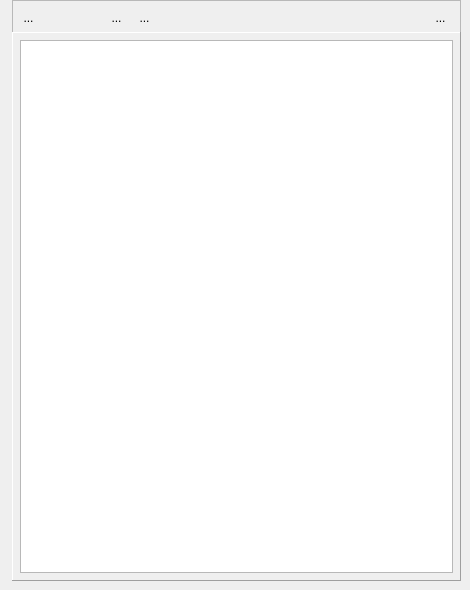
   <widget class="QWidget" name="page_2">
    <widget class="QFrame" name="frame">
     <property name="geometry">
      <rect>
       <x>12</x>
       <y>0</y>
       <width>449</width>
       <height>33</height>
      </rect>
     </property>
     <property name="frameShape">
      <enum>QFrame::StyledPanel</enum>
     </property>
     <property name="frameShadow">
      <enum>QFrame::Raised</enum>
     </property>
     <widget class="QToolButton" name="toolSrcGet">
      <property name="geometry">
       <rect>
        <x>4</x>
        <y>8</y>
        <width>25</width>
        <height>19</height>
       </rect>
      </property>
      <property name="toolTip">
       <string>Select Sources</string>
      </property>
      <property name="text">
       <string>...</string>
      </property>
      <property name="icon">
       <iconset resource="hbide.qrc">
        <normaloff>:/resources/open.png</normaloff>:/resources/open.png</iconset>
      </property>
      <property name="autoRaise">
       <bool>true</bool>
      </property>
     </widget>
     <widget class="QToolButton" name="toolSrcMax">
      <property name="geometry">
       <rect>
        <x>92</x>
        <y>8</y>
        <width>25</width>
        <height>19</height>
       </rect>
      </property>
      <property name="toolTip">
       <string>Expand all sections</string>
      </property>
      <property name="text">
       <string>...</string>
      </property>
      <property name="icon">
       <iconset resource="hbide.qrc">
        <normaloff>:/resources/maximize_all.png</normaloff>:/resources/maximize_all.png</iconset>
      </property>
      <property name="autoRaise">
       <bool>true</bool>
      </property>
     </widget>
     <widget class="QToolButton" name="toolSrcMin">
      <property name="geometry">
       <rect>
        <x>120</x>
        <y>8</y>
        <width>25</width>
        <height>19</height>
       </rect>
      </property>
      <property name="toolTip">
       <string>Collapse all sections</string>
      </property>
      <property name="text">
       <string>...</string>
      </property>
      <property name="icon">
       <iconset resource="hbide.qrc">
        <normaloff>:/resources/minimize_all.png</normaloff>:/resources/minimize_all.png</iconset>
      </property>
      <property name="autoRaise">
       <bool>true</bool>
      </property>
     </widget>
     <widget class="QToolButton" name="toolSrcDel">
      <property name="geometry">
       <rect>
        <x>416</x>
        <y>8</y>
        <width>25</width>
        <height>19</height>
       </rect>
      </property>
      <property name="text">
       <string>...</string>
      </property>
      <property name="icon">
       <iconset resource="hbide.qrc">
        <normaloff>:/resources/dc_delete.png</normaloff>:/resources/dc_delete.png</iconset>
      </property>
      <property name="autoRaise">
       <bool>true</bool>
      </property>
     </widget>
    </widget>
    <widget class="QFrame" name="frameSrc">
     <property name="geometry">
      <rect>
       <x>12</x>
       <y>32</y>
       <width>449</width>
       <height>549</height>
      </rect>
     </property>
     <property name="frameShape">
      <enum>QFrame::Panel</enum>
     </property>
     <property name="frameShadow">
      <enum>QFrame::Raised</enum>
     </property>
     <widget class="QTreeWidget" name="treeSrc">
      <property name="geometry">
       <rect>
        <x>8</x>
        <y>8</y>
        <width>433</width>
        <height>533</height>
       </rect>
      </property>
      <property name="selectionBehavior">
       <enum>QAbstractItemView::SelectRows</enum>
      </property>
      <property name="indentation">
       <number>10</number>
      </property>
      <property name="uniformRowHeights">
       <bool>true</bool>
      </property>
      <property name="headerHidden">
       <bool>true</bool>
      </property>
      <property name="expandsOnDoubleClick">
       <bool>false</bool>
      </property>
      <column>
       <property name="text">
        <string notr="true">1</string>
       </property>
      </column>
     </widget>
    </widget>
   </widget>
